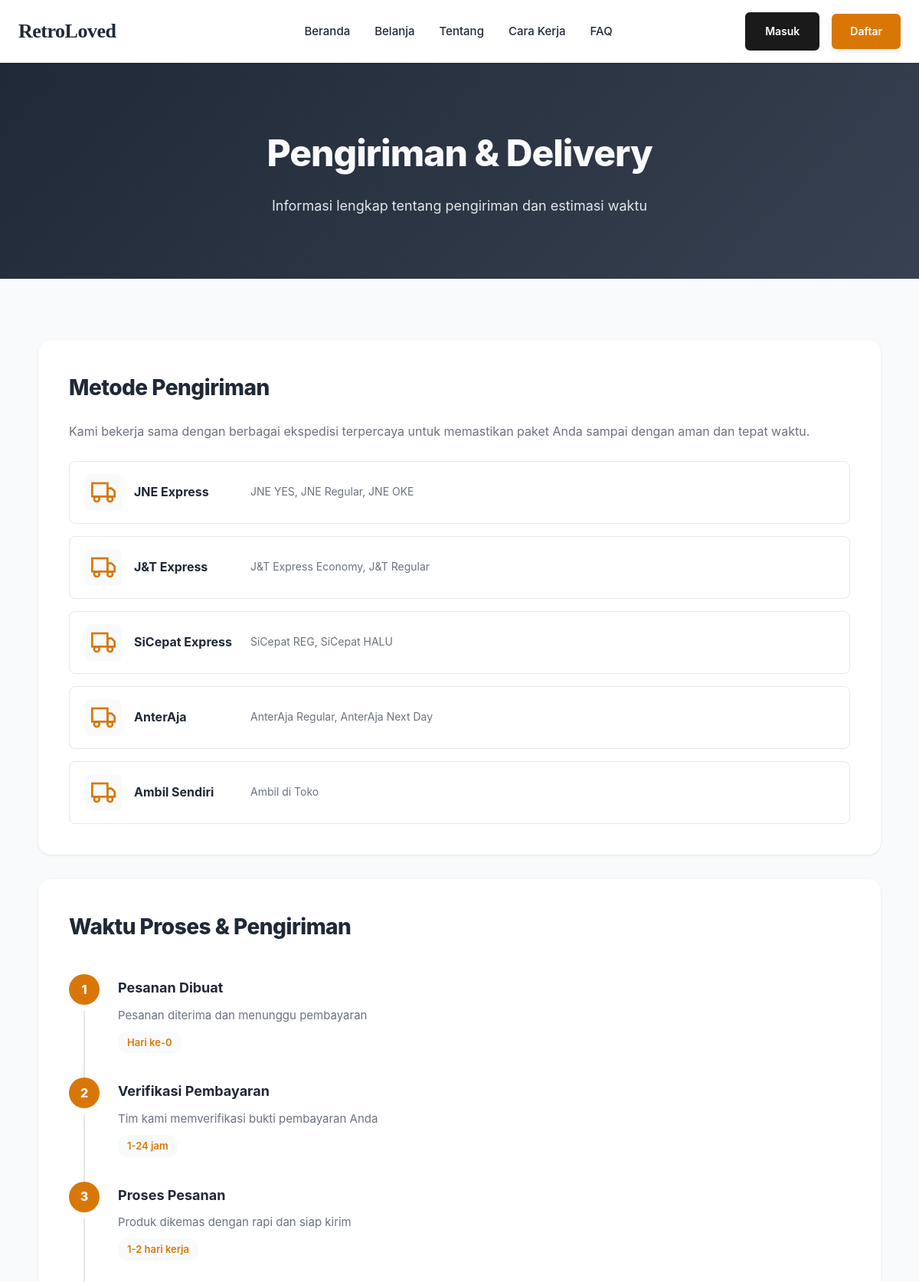
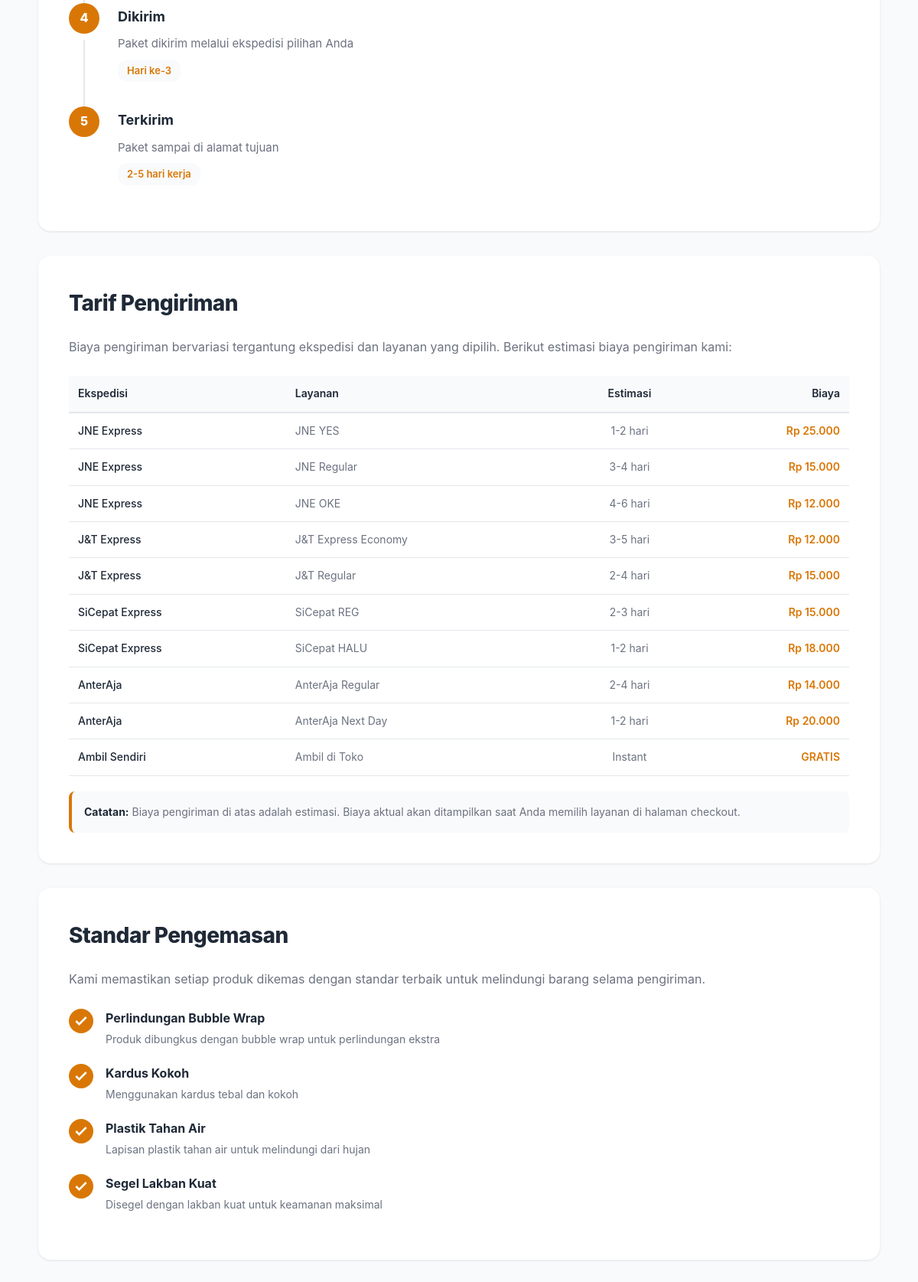
/shipping-delivery.php (upper part), run on the app's committed database (2 pictures, top to bottom).
### tables this page shows
CREATE TABLE `shipping_services` (
  `service_id` int(11) NOT NULL,
  `courier_id` int(11) NOT NULL,
  `service_code` varchar(50) NOT NULL,
  `service_name` varchar(100) NOT NULL,
  `description` text DEFAULT NULL,
  `base_cost` decimal(10,2) NOT NULL DEFAULT 0.00,
  `estimated_days_min` int(11) DEFAULT 1,
  `estimated_days_max` int(11) DEFAULT 3,
  `is_active` tinyint(1) DEFAULT 1,
  `display_order` int(11) DEFAULT 0,
  `created_at` timestamp NOT NULL DEFAULT current_timestamp()
);

CREATE TABLE `shipping_couriers` (
  `courier_id` int(11) NOT NULL,
  `courier_code` varchar(20) NOT NULL,
  `courier_name` varchar(100) NOT NULL,
  `logo_url` varchar(255) DEFAULT NULL,
  `is_active` tinyint(1) DEFAULT 1,
  `created_at` timestamp NOT NULL DEFAULT current_timestamp()
);

### config/database.php (called while the page is built, shortened)
<?php
$host = 'localhost';
$username = 'root';
$password = '';
$database = 'retroloved';
$conn = mysqli_connect($host, $username, $password, $database);
mysqli_set_charset($conn, "utf8mb4");
mysqli_query($conn, "SET time_zone = '+07:00'");
function query($query) {
    global $conn;
    return mysqli_query($conn, $query);
}
?>

### shipping-delivery.php (the view, shortened to what this page needs)
<?php
require_once 'config/database.php';
?>
<!DOCTYPE html>
<html lang="id">
<head>
    <link rel="stylesheet" href="assets/css/style.css">
    <link rel="stylesheet" href="assets/css/toast.css">
</head>
<body>
    <?php include 'includes/header.php'; ?>
    <section class="page-hero">
        <div class="container">
            <h1 class="page-title">Pengiriman & Delivery</h1>
            <p class="page-subtitle">Informasi lengkap tentang pengiriman dan estimasi waktu</p>
        </div>
    </section>
    <section class="content-section">
        <div class="container">
            <div class="content-wrapper">
                <div class="content-block">
                    <h2 class="content-title">Metode Pengiriman</h2>
                    <p class="content-text">Kami bekerja sama dengan berbagai ekspedisi terpercaya untuk memastikan paket Anda sampai dengan aman dan tepat waktu.</p>
                    <div class="shipping-methods-list">
                        <?php
                        $couriers = query("SELECT DISTINCT sc.courier_name, sc.courier_code
                                          FROM shipping_couriers sc
                                          JOIN shipping_services ss ON sc.courier_id = ss.courier_id
                                          WHERE sc.is_active = 1 AND ss.is_active = 1
                                          ORDER BY sc.courier_id ASC");
                        while($courier = mysqli_fetch_assoc($couriers)):
                            $services = query("SELECT service_name FROM shipping_services ss
                                             JOIN shipping_couriers sc ON ss.courier_id = sc.courier_id
                                             WHERE sc.courier_code = '{$courier['courier_code']}'
                                             AND ss.is_active = 1
                                             ORDER BY ss.display_order ASC");
                            $service_names = [];
                            while($svc = mysqli_fetch_assoc($services)) {
                                $service_names[] = $svc['service_name'];
                            }
                        ?>
                        <div class="method-item">
                            <div class="method-icon-inline">
                                <svg width="32" height="32" viewBox="0 0 24 24" fill="none" stroke="currentColor" stroke-width="2">
                                    <rect x="1" y="3" width="15" height="13"></rect>
                                    <polygon points="16 8 20 8 23 11 23 16 16 16 16 8"></polygon>
                                    <circle cx="5.5" cy="18.5" r="2.5"></circle>
                                    <circle cx="18.5" cy="18.5" r="2.5"></circle>
                                </svg>
                            </div>
                            <div class="method-info">
                                <strong><?php echo htmlspecialchars($courier['courier_name']); ?></strong>
                                <span class="method-services"><?php echo implode(', ', $service_names); ?></span>
                            </div>
                        </div>
                        <?php endwhile; ?>
                    </div>
                </div>
                <div class="content-block">
                    <h2 class="content-title">Waktu Proses & Pengiriman</h2>
                    <div class="timeline-container">
                        <div class="timeline-item">
                            <div class="timeline-marker">1</div>
                            <div class="timeline-content">
                                <h4>Pesanan Dibuat</h4>
                                <p>Pesanan diterima dan menunggu pembayaran</p>
                                <span class="timeline-time">Hari ke-0</span>
                            </div>
                        </div>
                        <div class="timeline-item">
                            <div class="timeline-marker">2</div>
                            <div class="timeline-content">
                                <h4>Verifikasi Pembayaran</h4>
                                <p>Tim kami memverifikasi bukti pembayaran Anda</p>
                                <span class="timeline-time">1-24 jam</span>
                            </div>
                        </div>
                        <div class="timeline-item">
                            <div class="timeline-marker">3</div>
                            <div class="timeline-content">
                                <h4>Proses Pesanan</h4>
                                <p>Produk dikemas dengan rapi dan siap kirim</p>
                                <span class="timeline-time">1-2 hari kerja</span>
                            </div>
                        </div>
                        <div class="timeline-item">
                            <div class="timeline-marker">4</div>
                            <div class="timeline-content">
                                <h4>Dikirim</h4>
                                <p>Paket dikirim melalui ekspedisi pilihan Anda</p>
                                <span class="timeline-time">Hari ke-3</span>
                            </div>
                        </div>
                        <div class="timeline-item">
                            <div class="timeline-marker">5</div>
                            <div class="timeline-content">
                                <h4>Terkirim</h4>
                                <p>Paket sampai di alamat tujuan</p>
                                <span class="timeline-time">2-5 hari kerja</span>
                            </div>
                        </div>
                    </div>
                </div>
                <div class="content-block">
                    <h2 class="content-title">Tarif Pengiriman</h2>
                    <p class="content-text">Biaya pengiriman bervariasi tergantung ekspedisi dan layanan yang dipilih. Berikut estimasi biaya pengiriman kami:</p>
                    <div class="rates-table">
                        <table style="width: 100%; border-collapse: collapse;">
                            <thead>
                                <tr style="background: var(--bg-gray); border-bottom: 2px solid var(--border);">
                                    <th style="padding: 12px; text-align: left; font-weight: 600;">Ekspedisi</th>
                                    <th style="padding: 12px; text-align: left; font-weight: 600;">Layanan</th>
                                    <th style="padding: 12px; text-align: center; font-weight: 600;">Estimasi</th>
                                    <th style="padding: 12px; text-align: right; font-weight: 600;">Biaya</th>
                                </tr>
                            </thead>
                            <tbody>
                                <?php
                                $all_services = query("SELECT sc.courier_name, ss.service_name, ss.base_cost,
                                                             ss.estimated_days_min, ss.estimated_days_max
                                                      FROM shipping_services ss
                                                      JOIN shipping_couriers sc ON ss.courier_id = sc.courier_id
                                                      WHERE ss.is_active = 1 AND sc.is_active = 1
                                                      ORDER BY ss.display_order ASC");
                                while($rate = mysqli_fetch_assoc($all_services)):
                                ?>
                                <tr style="border-bottom: 1px solid var(--border);">
                                    <td style="padding: 12px; color: var(--text-dark); font-weight: 500;">
                                        <?php echo htmlspecialchars($rate['courier_name']); ?>
                                    </td>
                                    <td style="padding: 12px; color: var(--text-gray);">
                                        <?php echo htmlspecialchars($rate['service_name']); ?>
                                    </td>
                                    <td style="padding: 12px; text-align: center; color: var(--text-gray); font-size: 14px;">
                                        <?php
                                        if($rate['estimated_days_min'] == 0 && $rate['estimated_days_max'] == 0) {
                                            echo 'Instant';
                                        } elseif($rate['estimated_days_min'] == $rate['estimated_days_max']) {
                                            echo $rate['estimated_days_min'] . ' hari';
                                        } else {
                                            echo $rate['estimated_days_min'] . '-' . $rate['estimated_days_max'] . ' hari';
                                        }
                                        ?>
                                    </td>
                                    <td style="padding: 12px; text-align: right; color: var(--primary); font-weight: 600;">
                                        <?php
                                        if($rate['base_cost'] == 0) {
                                            echo '<span style="color: var(--success);">GRATIS</span>';
                                        } else {
                                            echo 'Rp ' . number_format($rate['base_cost'], 0, ',', '.');
                                        }
                                        ?>
                                    </td>
                                </tr>
                                <?php endwhile; ?>
                            </tbody>
                        </table>
                    </div>
                    <div style="margin-top: 20px; padding: 16px; background: var(--bg-gray); border-radius: 8px; border-left: 4px solid var(--primary);">
                        <p style="margin: 0; color: var(--text-gray); font-size: 14px; line-height: 1.6;">
                            <strong style="color: var(--text-dark);">Catatan:</strong> Biaya pengiriman di atas adalah estimasi.
                            Biaya aktual akan ditampilkan saat Anda memilih layanan di halaman checkout.
                        </p>
                    </div>
                </div>
                <div class="content-block">
                    <h2 class="content-title">Standar Pengemasan</h2>
                    <p class="content-text">Kami memastikan setiap produk dikemas dengan standar terbaik untuk melindungi barang selama pengiriman.</p>
                    <div class="feature-list">
                        <div class="feature-item">
                            <div class="feature-check">
                                <svg width="20" height="20" viewBox="0 0 24 24" fill="none" stroke="currentColor" stroke-width="3">
                                    <polyline points="20 6 9 17 4 12"></polyline>
                                </svg>
                            </div>
                            <div class="feature-text">
                                <h4>Perlindungan Bubble Wrap</h4>
                                <p>Produk dibungkus dengan bubble wrap untuk perlindungan ekstra</p>
                            </div>
                        </div>
                        <div class="feature-item">
                            <div class="feature-check">
                                <svg width="20" height="20" viewBox="0 0 24 24" fill="none" stroke="currentColor" stroke-width="3">
                                    <polyline points="20 6 9 17 4 12"></polyline>
                                </svg>
                            </div>
                            <div class="feature-text">
                                <h4>Kardus Kokoh</h4>
                                <p>Menggunakan kardus tebal dan kokoh</p>
                            </div>
                        </div>
                        <div class="feature-item">
                            <div class="feature-check">
                                <svg width="20" height="20" viewBox="0 0 24 24" fill="none" stroke="currentColor" stroke-width="3">
                                    <polyline points="20 6 9 17 4 12"></polyline>
                                </svg>
                            </div>
                            <div class="feature-text">
                                <h4>Plastik Tahan Air</h4>
                                <p>Lapisan plastik tahan air untuk melindungi dari hujan</p>
                            </div>
                        </div>
                        <div class="feature-item">
                            <div class="feature-check">
                                <svg width="20" height="20" viewBox="0 0 24 24" fill="none" stroke="currentColor" stroke-width="3">
                                    <polyline points="20 6 9 17 4 12"></polyline>
                                </svg>
                            </div>
                            <div class="feature-text">
                                <h4>Segel Lakban Kuat</h4>
                                <p>Disegel dengan lakban kuat untuk keamanan maksimal</p>
                            </div>
                        </div>
                    </div>
                </div>
            </div>
        </div>
    </section>
    <?php include 'includes/footer.php'; ?>
</body>
</html>

### data on the page
shipping_services: courier.courier_name "JNE Express", service_name "JNE YES", estimated_days_min "1", estimated_days_max "2", base_cost "25.000"
shipping_services: courier.courier_name "JNE Express", service_name "JNE Regular", estimated_days_min "3", estimated_days_max "4", base_cost "15.000"
shipping_services: courier.courier_name "JNE Express", service_name "JNE OKE", estimated_days_min "4", estimated_days_max "6", base_cost "12.000"
shipping_services: courier.courier_name "J&T Express", service_name "J&T Express Economy", estimated_days_min "3", estimated_days_max "5", base_cost "12.000"
shipping_services: courier.courier_name "J&T Express", service_name "J&T Regular", estimated_days_min "2", estimated_days_max "4", base_cost "15.000"
shipping_services: courier.courier_name "SiCepat Express", service_name "SiCepat REG", estimated_days_min "2", estimated_days_max "3", base_cost "15.000"
shipping_services: courier.courier_name "SiCepat Express", service_name "SiCepat HALU", estimated_days_min "1", estimated_days_max "2", base_cost "18.000"
shipping_services: courier.courier_name "AnterAja", service_name "AnterAja Regular", estimated_days_min "2", estimated_days_max "4", base_cost "14.000"
shipping_services: courier.courier_name "AnterAja", service_name "AnterAja Next Day", estimated_days_min "1", estimated_days_max "2", base_cost "20.000"
shipping_services: courier.courier_name "Ambil Sendiri", service_name "Ambil di Toko", estimated_days_min "Instant", base_cost "GRATIS"

### other printed values
$courier['courier_name'] "JNE Express"
implode(', ', $service_names) "JNE YES, JNE Regular, JNE OKE"
$courier['courier_name'] "J&T Express"
implode(', ', $service_names) "J&T Express Economy, J&T Regular"
$courier['courier_name'] "SiCepat Express"
implode(', ', $service_names) "SiCepat REG, SiCepat HALU"
$courier['courier_name'] "AnterAja"
implode(', ', $service_names) "AnterAja Regular, AnterAja Next Day"
$courier['courier_name'] "Ambil Sendiri"
implode(', ', $service_names) "Ambil di Toko"
